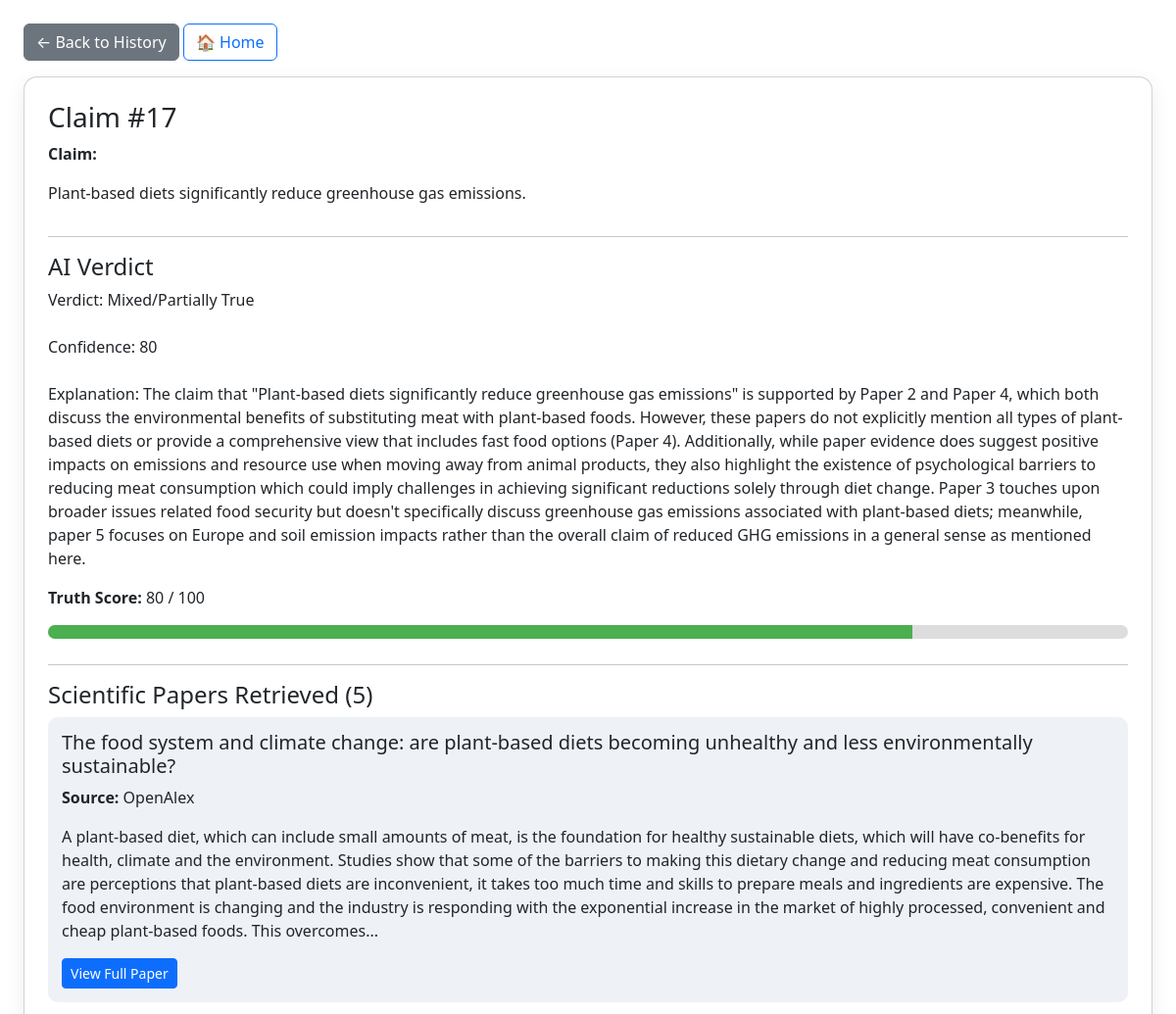
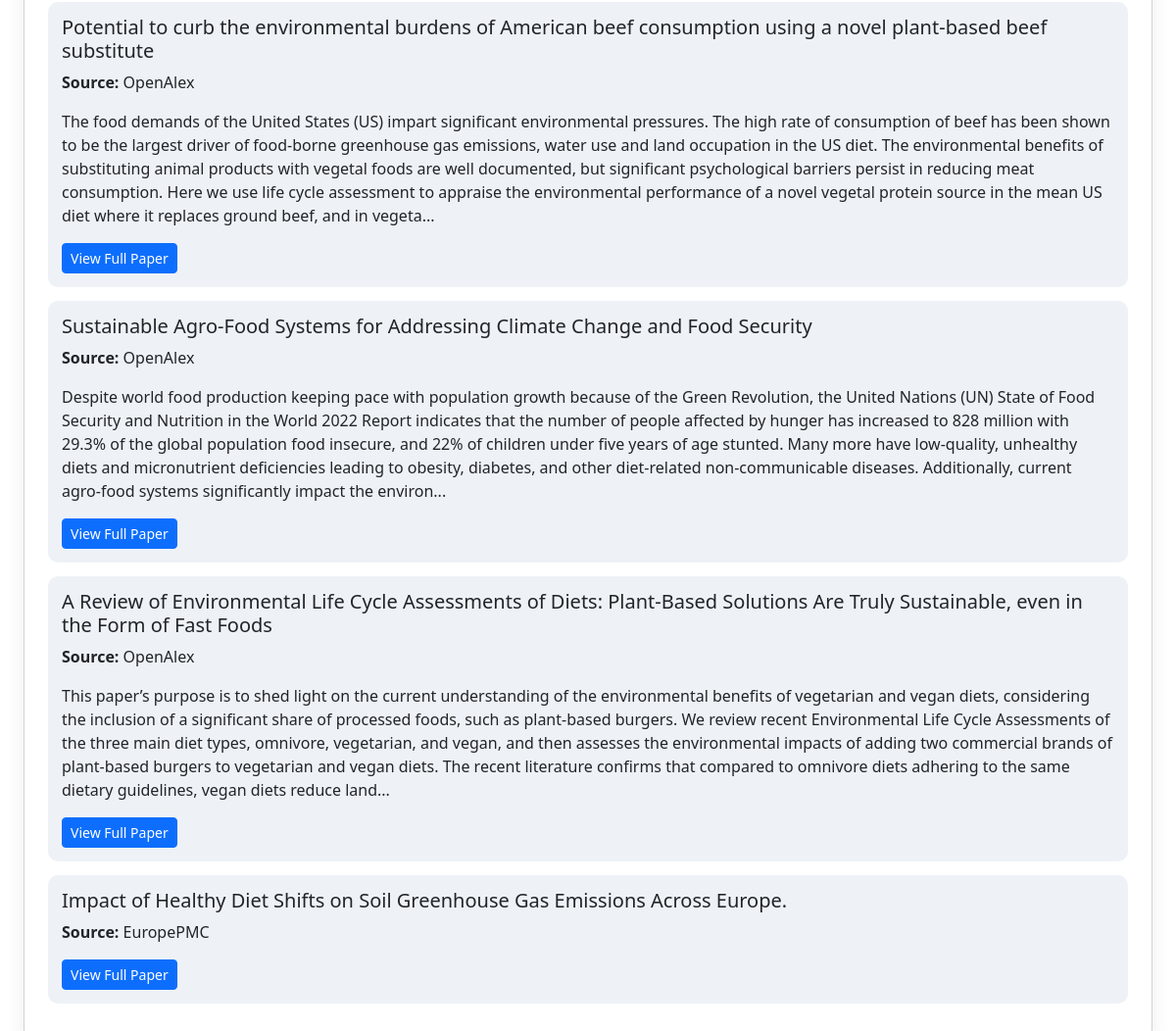
Screenshot of /MachineLearning/frontend/history.php?id=17 with the database file from the repository (2 pictures, top to bottom).
### tables this page shows
CREATE TABLE `claims` (
  `id` int(11) NOT NULL,
  `claim_text` text NOT NULL,
  `verdict` text DEFAULT NULL,
  `created_at` timestamp NOT NULL DEFAULT current_timestamp(),
  `truth_score` int(11) DEFAULT 0
);

CREATE TABLE `claim_papers` (
  `id` int(11) NOT NULL,
  `claim_id` int(11) NOT NULL,
  `title` varchar(255) DEFAULT NULL,
  `authors` varchar(255) DEFAULT NULL,
  `journal` varchar(255) DEFAULT NULL,
  `source` varchar(255) DEFAULT NULL,
  `published` varchar(100) DEFAULT NULL,
  `url` text DEFAULT NULL,
  `abstract` text DEFAULT NULL
);

### MachineLearning/frontend/history.php (the view, shortened to what this page needs)
<?php
$pdo = new PDO("mysql:host=localhost;dbname=fact_checker", "root", "");
$viewId = $_GET['id'] ?? null;
if ($viewId) {
    $stmt = $pdo->prepare("SELECT * FROM claims WHERE id = ?");
    $stmt->execute([$viewId]);
    $claim = $stmt->fetch(PDO::FETCH_ASSOC);
    $stmt = $pdo->prepare("SELECT * FROM claim_papers WHERE claim_id = ?");
    $stmt->execute([$viewId]);
    $papers = $stmt->fetchAll(PDO::FETCH_ASSOC);
?>
<!DOCTYPE html>
<html>
<head>
<link href="https://cdn.jsdelivr.net/npm/bootstrap@5.3.2/dist/css/bootstrap.min.css" rel="stylesheet">
</head>
<body class="p-4">
<a href="history.php" class="btn btn-secondary mb-3">← Back to History</a>
<a href="index.php" class="btn btn-outline-primary mb-3">🏠 Home</a>
<div class="card p-4">
    <h3>Claim #<?= $claim['id'] ?></h3>
    <p><strong>Claim:</strong></p>
    <p><?= nl2br(htmlspecialchars($claim['claim_text'])) ?></p>
    <hr>
    <h4>AI Verdict</h4>
    <p><?= nl2br(htmlspecialchars($claim['verdict'])) ?></p>
    <?php if (!empty($claim['truth_score'])): ?>
        <p><strong>Truth Score:</strong> <?= $claim['truth_score'] ?> / 100</p>
        <div class="truth-bar-bg">
            <div style="
                width: <?= intval($claim['truth_score']) ?>%;
                height: 100%;
                background:
                    <?= $claim['truth_score'] >= 70 ? '#4caf50' : ($claim['truth_score'] >= 40 ? '#ffc107' : '#f44336') ?>;
            "></div>
        </div>
    <?php endif; ?>
    <hr>
    <h4>Scientific Papers Retrieved (<?= count($papers) ?>)</h4>
    <?php if (count($papers) === 0): ?>
        <p>No papers linked to this claim.</p>
    <?php else: ?>
        <?php foreach ($papers as $p): ?>
            <div class="paper-box">
                <h5><?= htmlspecialchars($p['title'] ?? 'Untitled') ?></h5>
                <?php if ($p['source']): ?>
                    <p><strong>Source:</strong> <?= htmlspecialchars($p['source']) ?></p>
                <?php endif; ?>
                <p><?= nl2br(htmlspecialchars($p['abstract'])) ?></p>
                <?php if ($p['url']): ?>
                    <a href="<?= htmlspecialchars($p['url']) ?>" target="_blank" class="btn btn-sm btn-primary">View Full Paper</a>
                <?php endif; ?>
            </div>
        <?php endforeach; ?>
    <?php endif; ?>
</div>
</body>
</html>
<?php
    exit;
}
?>

### MachineLearning/frontend/history.php (style rules this page uses)
.card { border-radius: 14px; box-shadow: 0 6px 20px rgba(0,0,0,0.08); }
.paper-box { background: #eef2f7; border-radius: 10px; padding: 14px; margin-bottom: 14px; }
.truth-bar-bg { width: 100%; height: 14px; background: #ddd; border-radius: 8px; overflow: hidden; margin-bottom: 10px; }

### rows the page displays
claims: id "17", claim_text "Plant-based diets significantly reduce greenhouse gas emissions.", verdict "Verdict: Mixed/Partially True Confidence: 80 Explanation: The claim that \"Plant-based diets significantly reduce greenhouse gas emissions\" is supported by Paper 2 and Paper 4, which both discuss the environmental benefits of substituting meat with plant-based foods. However, these papers do not explicitly mention all types of plant-based diets or provide a comprehensive view that includes fast food options (Paper 4). Additionally, while paper evidence does suggest positive impacts on emissions and resource use when moving away from animal products, they also highlight the existence of psychological barriers to reducing meat consumption which could imply challenges in achieving significant…", truth_score "80"
claim_papers: title "The food system and climate change: are plant-based diets becoming unhealthy and less environmentally sustainable?", source "OpenAlex", abstract "A plant-based diet, which can include small amounts of meat, is the foundation for healthy sustainable diets, which will have co-benefits for health, climate and the environment. Studies show that some of the barriers to making this dietary change and reducing meat consumption are perceptions that plant-based diets are inconvenient, it takes too much time and skills to prepare meals and ingredients are expensive. The food environment is changing and the industry is responding with the exponential increase in the market of highly processed, convenient and cheap plant-based foods. This overcomes..."
claim_papers: title "Potential to curb the environmental burdens of American beef consumption using a novel plant-based beef substitute", source "OpenAlex", abstract "The food demands of the United States (US) impart significant environmental pressures. The high rate of consumption of beef has been shown to be the largest driver of food-borne greenhouse gas emissions, water use and land occupation in the US diet. The environmental benefits of substituting animal products with vegetal foods are well documented, but significant psychological barriers persist in reducing meat consumption. Here we use life cycle assessment to appraise the environmental performance of a novel vegetal protein source in the mean US diet where it replaces ground beef, and in vegeta..."
claim_papers: title "Sustainable Agro-Food Systems for Addressing Climate Change and Food Security", source "OpenAlex", abstract "Despite world food production keeping pace with population growth because of the Green Revolution, the United Nations (UN) State of Food Security and Nutrition in the World 2022 Report indicates that the number of people affected by hunger has increased to 828 million with 29.3% of the global population food insecure, and 22% of children under five years of age stunted. Many more have low-quality, unhealthy diets and micronutrient deficiencies leading to obesity, diabetes, and other diet-related non-communicable diseases. Additionally, current agro-food systems significantly impact the environ..."
claim_papers: title "A Review of Environmental Life Cycle Assessments of Diets: Plant-Based Solutions Are Truly Sustainable, even in the Form of Fast Foods", source "OpenAlex", abstract "This paper’s purpose is to shed light on the current understanding of the environmental benefits of vegetarian and vegan diets, considering the inclusion of a significant share of processed foods, such as plant-based burgers. We review recent Environmental Life Cycle Assessments of the three main diet types, omnivore, vegetarian, and vegan, and then assesses the environmental impacts of adding two commercial brands of plant-based burgers to vegetarian and vegan diets. The recent literature confirms that compared to omnivore diets adhering to the same dietary guidelines, vegan diets reduce land..."
claim_papers: title "Impact of Healthy Diet Shifts on Soil Greenhouse Gas Emissions Across Europe.", source "EuropePMC"

### other values shown
count($papers) "5"
